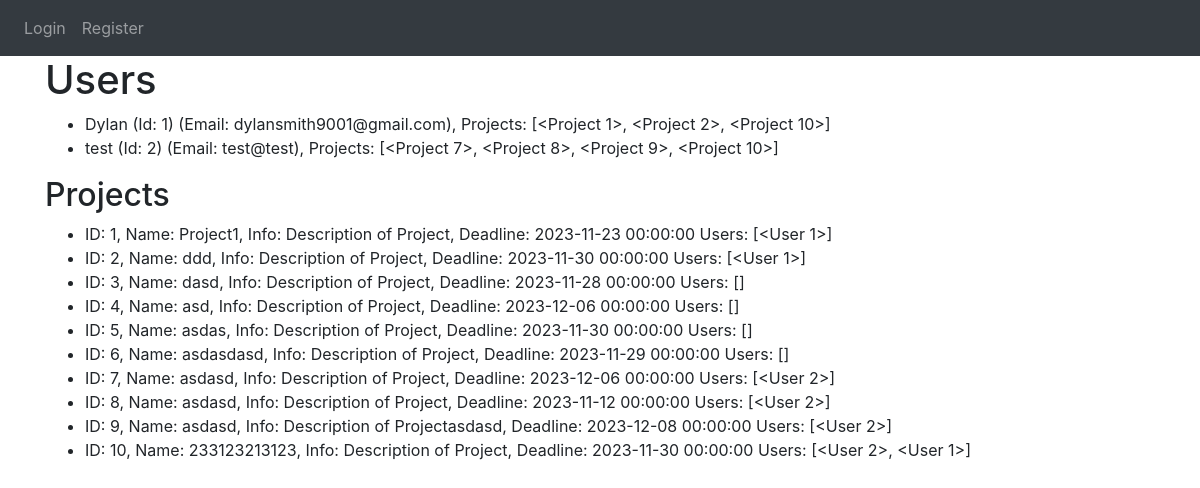
Screenshot of /view_users with the database file from the repository.
### website/models.py (models this page shows)
class User(db.Model, UserMixin):
    id = db.Column(db.Integer, primary_key=True)
    email = db.Column(db.String(50), unique = True)
    name = db.Column(db.String(50))
    password = db.Column(db.String(50))
    projects = db.relationship('Project', secondary='project_user_association', back_populates='users')

class Project(db.Model):
    id = db.Column(db.Integer, primary_key=True)
    name = db.Column(db.String(120))
    start_date = db.Column(db.DateTime(timezone=True), default=func.now)
    deadline = db.Column(db.DateTime(timezone=True), default=func.now)
    description = db.Column(db.String(9999))
    users = db.relationship('User', secondary='project_user_association', back_populates='projects')
    tasks = db.relationship('Task', backref='project', lazy=True)

### website/auth.py (the view)
@auth.route('/view_users')
def view_users():
    users = User.query.all()
    projects = Project.query.all()
    return render_template('view_users.html', user=current_user, users=users, projects=projects)

### website/templates/view_users.html (shortened to what this page needs)
{% extends "base.html" %}
{% block content%}
    <h1>Users</h1>
    <ul>
        {% for u in users %}
            <li>{{ u.name }} (Id: {{ u.id }}) (Email: {{ u.email }}), Projects: {{u.projects}}</li>
        {% endfor %}
    </ul>
    <h2>Projects</h2>
    <ul>
        {% for prj in projects %}
            <li>ID: {{ prj.id }}, Name: {{ prj.name }}, Info: {{ prj.description }}, Deadline: {{prj.deadline}} Users: {{prj.users}}</li>
        {% endfor %}
    </ul>
{% endblock %}

### website/templates/base.html (shortened to what this page needs)
<DOCTYPE html>
<html>
    <head>
        <link
            rel="stylesheet"
            href="https://stackpath.bootstrapcdn.com/bootstrap/4.4.1/css/bootstrap.min.css"
        />
        <link
            rel="stylesheet"
            href="https://stackpath.bootstrapcdn.com/font-awesome/4.7.0/css/font-awesome.min.css"
        />
    </head>
    <body>
        <nav class="navbar navbar-expand-lg navbar-dark bg-dark">
            <div class="collapse navbar-collapse" id="navbar">
                <div class="navbar-nav">
                    {% if user.is_authenticated %}
                    <a class="nav-item nav-link" id="homepage" href="/">Homepage</a>
                    <a class="nav-item nav-link" id="taskmanager" href="/taskmanager">Task Manager</a>
                    <a class="nav-item nav-link" id="projectmanager" href="/projectmanager">Project Manager</a>
                    <a class="nav-item nav-link" id="newtask" href="/newtask">New Task</a>
                    <a class="nav-item nav-link" id="newproject" href="/newproject">New Project</a>
                    <a class="nav-item nav-link" id="logout" href="/logout">Logout</a>
                    {% else %}
                    <a class="nav-item nav-link" id="login" href="/login">Login</a>
                    <a class="nav-item nav-link" id="register" href="/register">Register</a>
                    {% endif %}
                </div>
            </div>
        </nav>
        <div class="container">{% block content %} {% endblock %}</div>
    </body>
</html>

### rows the page displays
User: name "Dylan", id "1", email "dylansmith9001@gmail.com", projects "[<Project 1>, <Project 2>, <Project 10>]"
User: name "test", id "2", email "test@test", projects "[<Project 7>, <Project 8>, <Project 9>, <Project 10>]"
Project: id "1", name "Project1", description "Description of Project", deadline "2023-11-23 00:00:00", users "[<User 1>]"
Project: id "2", name "ddd", description "Description of Project", deadline "2023-11-30 00:00:00", users "[<User 1>]"
Project: id "3", name "dasd", description "Description of Project", deadline "2023-11-28 00:00:00", users "[]"
Project: id "4", name "asd", description "Description of Project", deadline "2023-12-06 00:00:00", users "[]"
Project: id "5", name "asdas", description "Description of Project", deadline "2023-11-30 00:00:00", users "[]"
Project: id "6", name "asdasdasd", description "Description of Project", deadline "2023-11-29 00:00:00", users "[]"
Project: id "7", name "asdasd", description "Description of Project", deadline "2023-12-06 00:00:00", users "[<User 2>]"
Project: id "8", name "asdasd", description "Description of Project", deadline "2023-11-12 00:00:00", users "[<User 2>]"
Project: id "9", name "asdasd", description "Description of Projectasdasd", deadline "2023-12-08 00:00:00", users "[<User 2>]"
Project: id "10", name "233123213123", description "Description of Project", deadline "2023-11-30 00:00:00", users "[<User 2>, <User 1>]"
